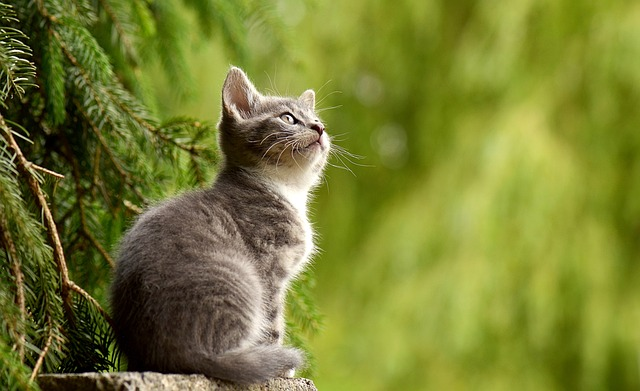
#> input picture 1-Semester/python/imageworkspace/open cv/img.jpg, 640 x 391 px
$ jupyter execute --allow-errors '05. 파일 저장.ipynb'
#> lines starting #> are read from the running program, lines starting #| are printed output that depends on the picture
# 파일 저장

## 이미지 저장

[cell 1]
import cv2
img = cv2.imread('img.jpg', cv2.IMREAD_GRAYSCALE)
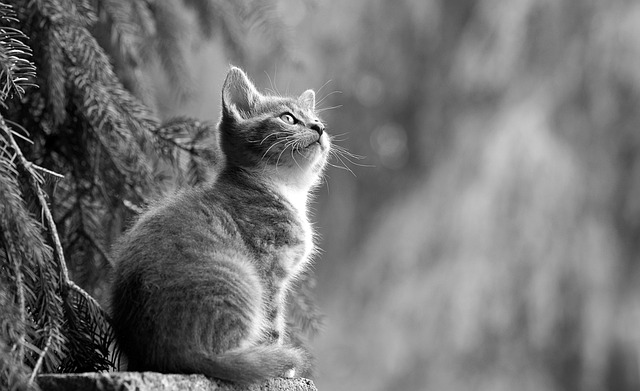
#> img: shape (391, 640); min 0, max 255, mean 115.1
#cv2.imshow('img', img)
#cv2.waitKey(0)
#cv2.destroyALLWindows()

result1 = cv2.imwrite('img_save.jpg', img)
result2 = cv2.imwrite('img_save.png', img)

## 동영상 캡쳐

[cell 2]
import cv2
cap = cv2.VideoCapture('video.mp4')

#코덱 정의
fourcc = cv2.VideoWriter_fourcc(*'DIVX')

width = round(cap.get((cv2.CAP_PROP_FRAME_WIDTH)))
height = round(cap.get((cv2.CAP_PROP_FRAME_HEIGHT)))
fps = cap.get(cv2.CAP_PROP_FPS)

out = cv2.VideoWriter('output.avi', fourcc, fps, (width, height))
  #                저장 파일명    코덱      fps     (크기)

while cap.isOpened():
    ret, frame = cap.read()
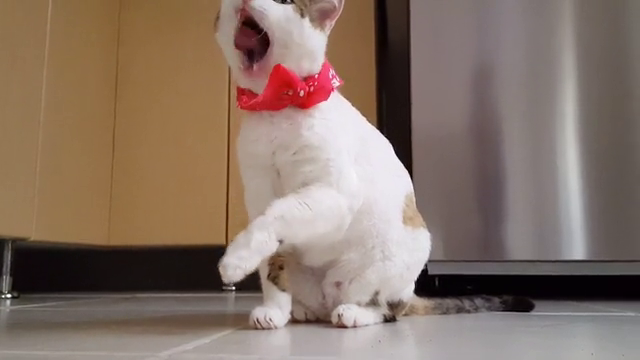
#> input picture frame 70 of 1-Semester/python/imageworkspace/open cv/video.mp4, 640 x 360 px
#> frame is the input picture: shape (360, 640, 3); mean B, G, R 104.1, 116, 135.2

    if not ret:
        print("더 이상 프레임이 없습니다")
        break


    out.write(frame)  # 영상의 데이터o  소리x
    cv2.imshow('video', frame)
    if cv2.waitKey(1) == ord('q'):
#> (key q is pressed here)
        break

out.release()
cap.release()
#> (the rest of this cell did not finish here and is left out)
